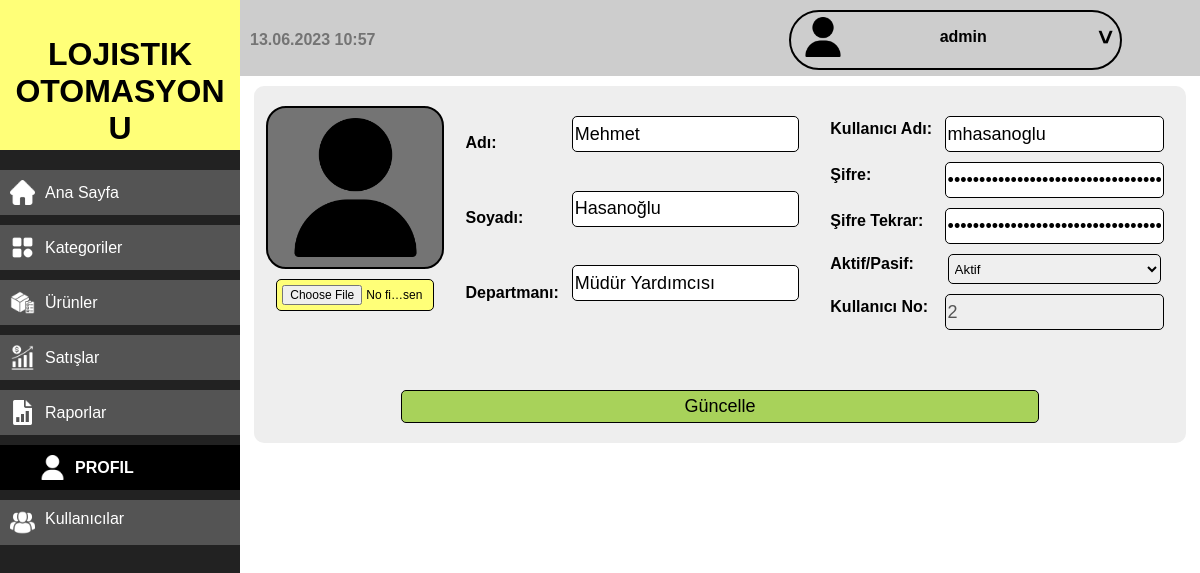
Page /kdeg.php?i=2 (signed in) on the earlier database version.
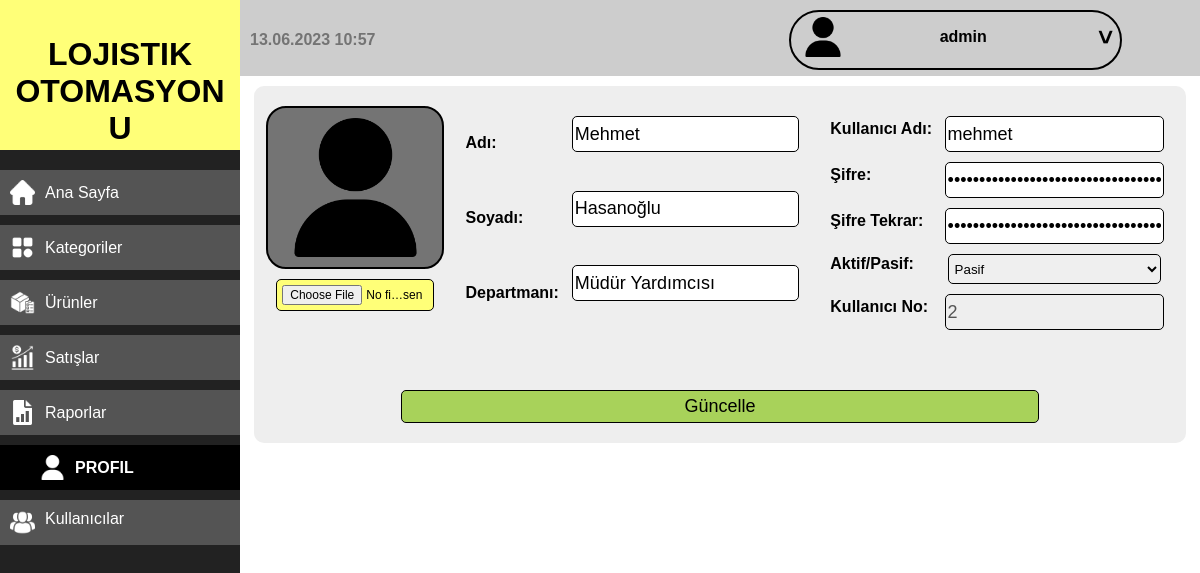
Same page on the later database version.
### tables this page shows
CREATE TABLE `kullanicilar` (
  `id` int(11) NOT NULL,
  `kullanici_adi` varchar(255) NOT NULL,
  `ad` varchar(255) NOT NULL,
  `soyad` varchar(255) NOT NULL,
  `departman` varchar(255) NOT NULL,
  `sifre` varchar(255) NOT NULL,
  `aktif` int(11) NOT NULL DEFAULT 0,
  `foto` varchar(255) NOT NULL
);

### fonksiyonlar/fonksiyonlar.php (called while the page is built, shortened)
        <?php
function checkItem($from, $where, $value) {
    global $con;
    $stmt = $con->prepare("SELECT * FROM $from WHERE $where = ? LIMIT 1");
    $stmt->execute(array($value));
    return $stmt->rowCount();
}
function getItem($from, $where, $value) {
    global $con;
    $stmt = $con->prepare("SELECT * FROM $from WHERE $where = ? LIMIT 1");
    $stmt->execute(array($value));
    return $stmt->fetch();
}

### diller/Turkce.php (called while the page is built, shortened)
<?php
function lang($lang)
{
  return $arr[$lang];
}

### kdeg.php (the view, shortened to what this page needs)
<?php
if (isset($_SESSION['kullanici_adi'])) {
  if (isset($_GET['i'])) {
      $kid = isset($_GET['i']) && is_numeric($_GET['i']) ? intval($_GET['i']) : 0;
      if (getItem('kullanicilar', 'id', $_SESSION['ID'])['aktif'] == 2 || getItem('kullanicilar', 'id', $kid)['id'] == $_SESSION['ID']) {
        $count = checkItem('kullanicilar', 'id', $kid);
        if ($count > 0) {
        $kullanici = getItem('kullanicilar', 'id', $kid);
        $kullaniciS = getItem('kullanicilar', 'id', $_SESSION['ID']);
        if ($kullaniciS['aktif'] === 2) {
          $isAdmin = true;
        } else {
          $isAdmin = false;
        }
          ?>
              <div class="cont-alt">
                <form class="urun-deg-buyuk" action="<?php echo $_SERVER['PHP_SELF']; ?>" method="POST" enctype="multipart/form-data">
                  <div class="urun-deg">
                    <div>
                      <div class="foto">
                        <img class="fotog" src="fotograflar/kullanicilar/<?php echo $kullanici['foto']; ?>" alt="">
                      </div>
                      <input type="file" name="foto">
                    </div>
                    <div class="div-2">
                        <label for="adi"><?php echo lang('ad'); ?>:</label>
                        <input value="<?php echo $kullanici['ad']; ?>" name="adi" id="adi" required>
                        <label for="soy"><?php echo lang('soyAd'); ?>:</label>
                        <input value="<?php echo $kullanici['soyad']; ?>" id="soy" name="soy" type="text" required>
                        <label for="isi"><?php echo lang('isi'); ?>:</label>
                        <input <?php echo $isAdmin ? '' : 'disabled'; ?> value="<?php echo $kullanici['departman']; ?>" name="<?php echo $isAdmin ? 'isi' : 'a'; ?>" id="isi" required>
                    </div>
                    <div class="div-2">
                      <label for="k-adi"><?php echo lang('kAdi'); ?>:</label>
                        <input value="<?php echo $kullanici['kullanici_adi']; ?>" id="k-adi" name="k-adi" type="text" required>
                        <label for="sifre"><?php echo lang('Sifre'); ?>:</label>
                        <input value="<?php echo $kullanici['sifre']; ?>" id="sifre" name="sifre" type="password" required>
                        <label for="sifre-2"><?php echo lang('sifreTekrar'); ?>:</label>
                        <input value="<?php echo $kullanici['sifre']; ?>" id="sifre-2" name="sifre-2" type="password" required>
                        <label for="ap"><?php echo lang('aktifPasif'); ?>:</label>
                        <select <?php echo $isAdmin ? '' : 'disabled'; ?> name="<?php echo $isAdmin ? 'ap' : 'a'; ?>" id="ap">
                          <option <?php echo $kullanici['aktif'] === 1 ? 'selected' : ''; ?> value="1"><?php echo lang('aktif') ?></option>
                          <option <?php echo $kullanici['aktif'] === 0 ? 'selected' : ''; ?> value="0"><?php echo lang('pasif') ?></option>
                        </select>
                        <label for="id"><?php echo lang('kNo'); ?>:</label>
                        <input value="<?php echo $kullanici['id']; ?>" id="id" name="id" disabled>
                    </div>
                  </div>
                  <input class="urun-ekleme" name="deg" type="submit" value="<?php echo lang('degistir'); ?>">
                </form>
              </div>
          <?php
        } else {
          header('Location: anasayfa.php');
          exit();
        }
      } else {
        header('Location: kdeg.php?i=' . $_SESSION['ID']);
        exit();
      }
  }
  include 'sablonlar/footer.php';
} else {
  header('Location: logout.php');
  exit();
}

Differences in the rows shown:
changed kullanicilar "Mehmet": k-adi "mhasanoglu" → "mehmet"; ap "Aktif" → "Pasif"
